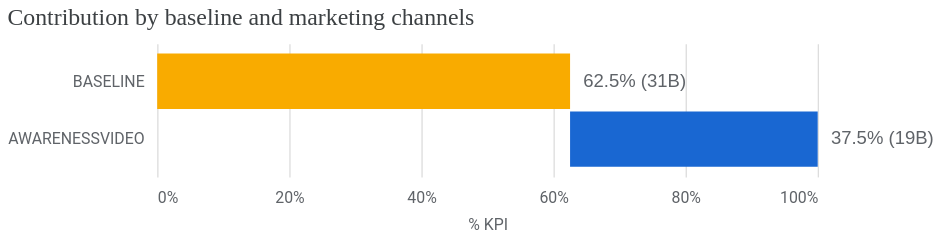

The notebook cell saved with this chart:
### Code cell
# 3. Search Volume Decomposition Waterfall Chart
visualizer.MediaSummary(
    meridian=mmm1s
).plot_contribution_waterfall_chart()

### Figure 1 — Vega-Lite specification as saved in the notebook (floating-point values rounded to 4 significant figures)
{"config": {"view": {"continuousWidth": 300, "continuousHeight": 300, "strokeOpacity": 0}, "axis": {"labelColor": "#5F6368", "labelFont": "Roboto", "labelFontSize": 12, "titleColor": "#5F6368", "titleFont": "Roboto", "titleFontSize": 12, "titleFontWeight": "normal", "titlePadding": 10}}, "layer": [{"mark": {"type": "bar", "size": 42}, "encoding": {"color": {"condition": {"test": "(datum.channel === 'BASELINE')", "value": "#F9AB00"}, "value": "#1967D2"}, "x": {"axis": {"domain": false, "format": "%", "labelPadding": 10, "tickCount": 5, "ticks": false}, "field": "prev_sum", "title": "% KPI", "type": "quantitative"}, "x2": {"field": "sum_outcome"}, "y": {"axis": {"domain": false, "labelLimit": 250, "labelPadding": 10, "ticks": false}, "field": "channel", "scale": {"paddingOuter": 0.2}, "sort": null, "title": null, "type": "nominal"}}, "transform": [{"window": [{"op": "sum", "field": "pct_of_contribution", "as": "sum_outcome"}, {"op": "lead", "field": "channel", "as": "kwargs"}]}, {"calculate": "datum.sum_outcome - datum.pct_of_contribution", "as": "prev_sum"}, {"calculate": "datum.incremental_outcome < 0 ? datum.prev_sum : datum.sum_outcome", "as": "text_x"}]}, {"mark": {"type": "text", "align": "left", "color": "#5F6368", "dx": 10, "fontSize": 14}, "encoding": {"text": {"field": "outcome_text", "type": "nominal"}, "x": {"field": "text_x", "type": "quantitative"}, "y": {"axis": {"domain": false, "labelLimit": 250, "labelPadding": 10, "ticks": false}, "field": "channel", "scale": {"paddingOuter": 0.2}, "sort": null, "title": null, "type": "nominal"}}, "transform": [{"window": [{"op": "sum", "field": "pct_of_contribution", "as": "sum_outcome"}, {"op": "lead", "field": "channel", "as": "kwargs"}]}, {"calculate": "datum.sum_outcome - datum.pct_of_contribution", "as": "prev_sum"}, {"calculate": "datum.incremental_outcome < 0 ? datum.prev_sum : datum.sum_outcome", "as": "text_x"}]}], "data": {"name": "data-d748bed8828909c3f0fc59d96c9f73ae"}, "height": 100.8, "title": {"text": "Contribution by baseline and marketing channels", "anchor": "start", "color": "#3C4043", "font": "Google Sans Display", "fontSize": 18, "fontWeight": "normal", "offset": 10}, "width": 500, "$schema": "https://vega.github.io/schema/vega-lite/v5.20.1.json", "datasets": {"data-d748bed8828909c3f0fc59d96c9f73ae": [{"channel": "BASELINE", "incremental_outcome": 31220000000.0, "pct_of_contribution": 0.6251, "outcome_text": "62.5% (31B)"}, {"channel": "AWARENESSVIDEO", "incremental_outcome": 18720000000.0, "pct_of_contribution": 0.3749, "outcome_text": "37.5% (19B)"}]}}
